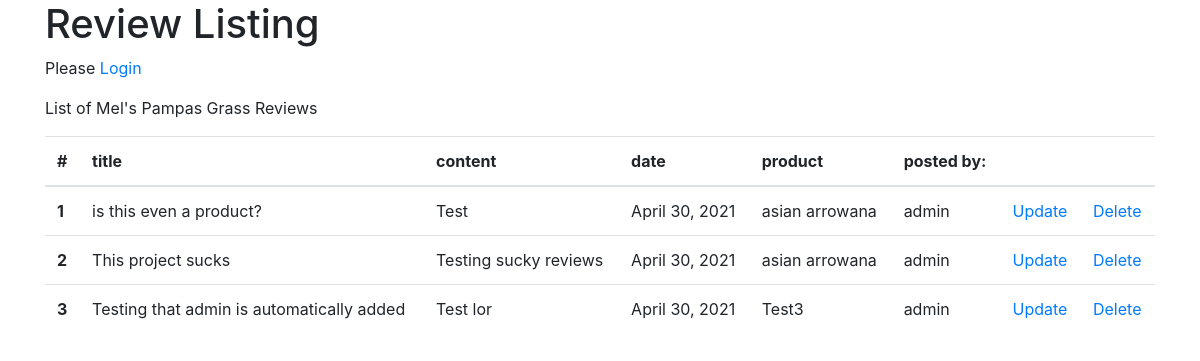
The page /reviews/ on the database as committed earlier.
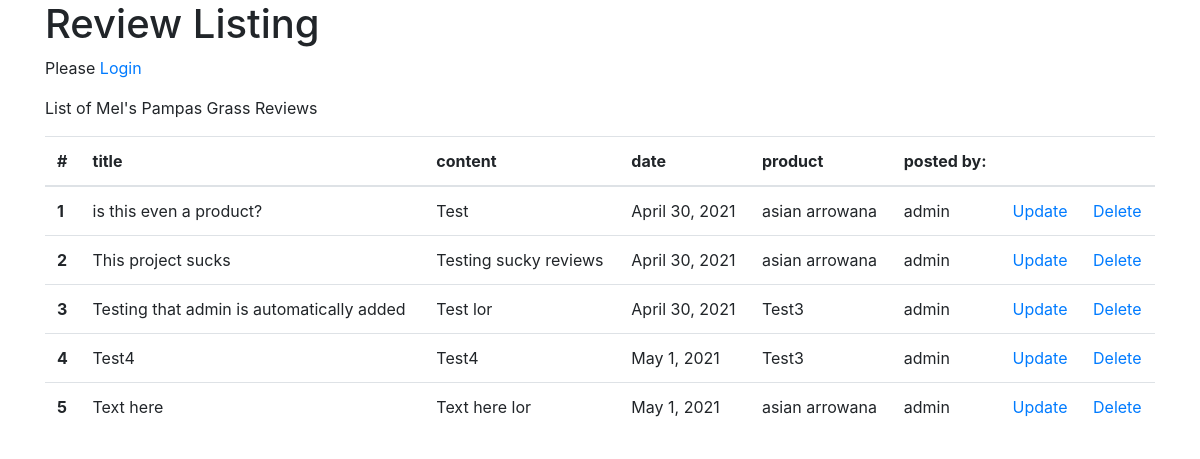
The same page on the database as committed later.
### reviews/models.py (models this page shows, shortened)
class Review(models.Model):
    title = models.CharField(blank=False, max_length=255)
    content = models.TextField(blank=False)
    date = models.DateField(default=datetime.date.today)
    product = models.ForeignKey(Product, on_delete=models.CASCADE)
    owner = models.ForeignKey(User, on_delete=models.CASCADE)

### products/models.py (models this page shows)
class Product(models.Model):
    name = models.CharField(blank=False, max_length=255)
    product_type = models.ForeignKey(ProductType, on_delete=models.CASCADE)
    price = models.DecimalField(
        blank=False, max_digits=19, decimal_places=2)
    colour = models.ForeignKey(Colour, on_delete=models.CASCADE)
    tag = models.ManyToManyField(Tag)
    length = models.FloatField(blank=False)
    desc = models.TextField(blank=False)
    quantity = models.IntegerField(blank=False)
    def __str__(self):
        return self.name

### reviews/views.py (the view)
# urls.py: path('', reviews.views.show_reviews, name='show_review_route'),
def show_reviews(request):
    reviews = Review.objects.all()
    return render(request, 'reviews/show-reviews.template.html', {
        'reviews': reviews
    })

### reviews/templates/reviews/show-reviews.template.html (shortened to what this page needs)
{% extends 'base.template.html' %}
{% load crispy_forms_tags %}
{% load static %}
{% block content %}
    <h1>Review Listing</h1>
    {% if request.user.is_authenticated  %}
    <p>Welcome {{request.user}}</p>
    {% else %}
    <p>Please <a href="/accounts/login">Login</a></p>
    {%endif%}
    <p>
        List of Mel's Pampas Grass Reviews
    </p>
    <table class="table">
        <thead>
            <tr>
                <th scope="col">#</th>
                <th scope="col">title</th>
                <th scope="col">content</th>
                <th scope="col">date</th>
                <th scope="col">product</th>
                <th scope="col">posted by:</th>
                <th scope="col"></th>
                <th scope="col"></th>
            </tr>
        </thead>
        <tbody>
            {% for review in reviews %}
            <tr>
                <th scope="row">{{review.id}}</th>
                <td>{{review.title}}</td>
                <td>{{review.content}}</td>
                <td>{{review.date}}</td>
                <td>{{review.product}}</td>
                <td>{{review.owner}}</td>
                <td><a href="">Update</a></td>
                <td><a href="">Delete</a></td>
            </tr>
            {% endfor %}
        </tbody>
    </table>
{% endblock %}

### templates/base.template.html (shortened to what this page needs)
<!doctype html>
<html lang="en">
<head>
    <link rel="stylesheet" href="https://stackpath.bootstrapcdn.com/bootstrap/4.4.1/css/bootstrap.min.css"
>
</head>
<body>
    <div class="container">
        {%block content%}{%endblock%}
    </div>
</body>
</html>

Rows that differ between the two databases and show on the page:
added Review: id "4", title "Test4", content "Test4", date "May 1, 2021", product "Test3", owner "admin"
added Review: id "5", title "Text here", content "Text here lor", date "May 1, 2021", product "asian arrowana", owner "admin"
